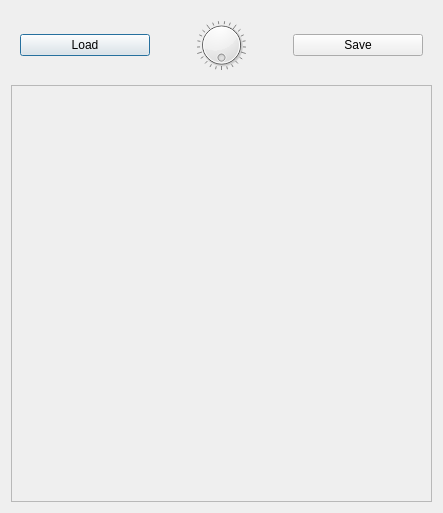
<?xml version="1.0" encoding="UTF-8"?>
<ui version="4.0">
 <class>QtImageRotaterMainDialog</class>
 <widget class="QDialog" name="QtImageRotaterMainDialog">
  <property name="geometry">
   <rect>
    <x>0</x>
    <y>0</y>
    <width>443</width>
    <height>513</height>
   </rect>
  </property>
  <property name="windowTitle">
   <string>ImageRotater</string>
  </property>
  <layout class="QVBoxLayout" name="verticalLayout">
   <item>
    <widget class="QWidget" name="widget_top" native="true">
     <layout class="QHBoxLayout" name="horizontalLayout">
      <item>
       <widget class="QPushButton" name="button_load">
        <property name="text">
         <string>Load</string>
        </property>
       </widget>
      </item>
      <item>
       <widget class="QDial" name="dial_angle">
        <property name="invertedAppearance">
         <bool>false</bool>
        </property>
        <property name="invertedControls">
         <bool>false</bool>
        </property>
        <property name="wrapping">
         <bool>true</bool>
        </property>
        <property name="notchesVisible">
         <bool>true</bool>
        </property>
       </widget>
      </item>
      <item>
       <widget class="QPushButton" name="button_save">
        <property name="text">
         <string>Save</string>
        </property>
       </widget>
      </item>
     </layout>
    </widget>
   </item>
   <item>
    <widget class="QScrollArea" name="area">
     <property name="widgetResizable">
      <bool>true</bool>
     </property>
     <widget class="QWidget" name="contents">
      <property name="geometry">
       <rect>
        <x>0</x>
        <y>0</y>
        <width>423</width>
        <height>419</height>
       </rect>
      </property>
     </widget>
    </widget>
   </item>
  </layout>
 </widget>
 <resources/>
 <connections/>
</ui>
